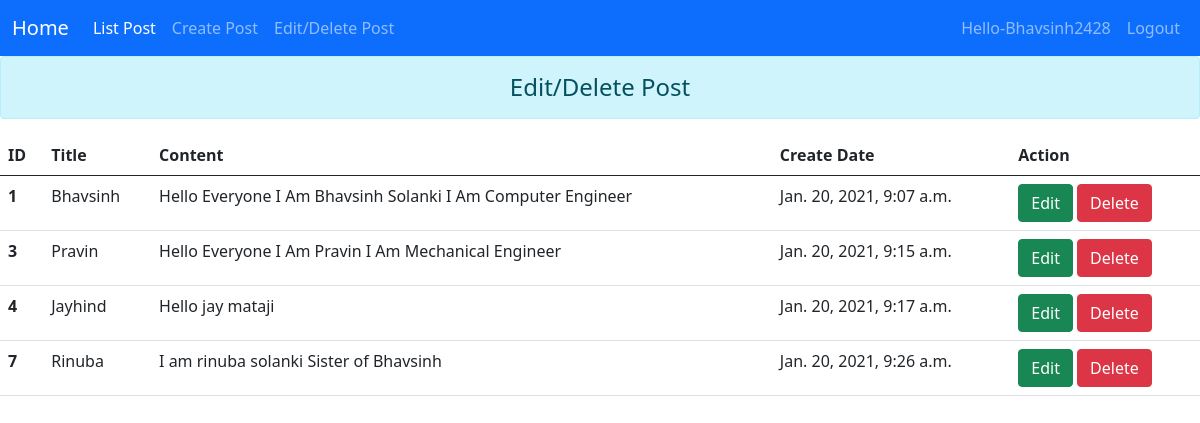
The app's page /list_post (signed in) with its own data.
### BlogApp/models.py (models this page shows, shortened)
class Post(models.Model):
    title = models.CharField(max_length=5000)
    content = models.TextField()
    created_on = models.DateTimeField(auto_now_add=True)
    likes = models.ManyToManyField(User, related_name='blogpost_like', blank=True)

### BlogApp/views.py (the view)
# urls.py: path('list_post',views.list_post,name="list_post"),
def list_post(request):
    posts = Post.objects.all()
    return render(request, 'addandshow.html', {'post': posts})

### BlogApp/templates/addandshow.html (shortened to what this page needs)
{% extends 'base.html' %}
{% block content %}
<div class="col-sm-12">
<h4 class="text-center alert alert-info">Edit/Delete Post</h4>
{% if post %}
<table class="table table-hover">
  <thead>
    <tr>
      <th scope="col">ID</th>
      <th scope="col">Title</th>
      <th scope="col">Content</th>
      <th scope="col">Create Date</th>
      <th scope="col">Action</th>
    </tr>
  </thead>
  <tbody>
  {% for p in post %}
    <tr>
      <th scope="row">{{p.id}}</th>
      <td>{{p.title}}</td>
      <td>{{p.content}}</td>
      <td>{{p.created_on}}</td>
      <td>
      <a href="{% url 'updatedata' p.id %}" class="btn btn-success">Edit</a>
      <form action="{% url 'deletedata' p.id %}" method="POST" class="d-inline">
      <input type="submit" class="btn btn-danger" value="Delete"></form>
    </tr>
    {% endfor %}
  </tbody>
</table>
{% else %}
<h4 class="text-center alert alert-info"> No Record Found</h4>
{% endif %}
</div>
{% endblock content %}

### BlogApp/templates/base.html (shortened to what this page needs)
<!doctype html>
<html lang="en">
  <head>
    <link href="https://cdn.jsdelivr.net/npm/bootstrap@5.0.0-beta1/dist/css/bootstrap.min.css" rel="stylesheet">
  </head>
  <body>
    <nav class="navbar navbar-expand-lg navbar-dark bg-primary justify-content-between">
  <div class="container-fluid">
    <a class="navbar-brand" href="/blog_post">Home</a>
    <div class="collapse navbar-collapse" id="navbarSupportedContent">
      <ul class="navbar-nav me-auto mb-2 mb-lg-0">
        <li class="nav-item">
          <a class="nav-link active" aria-current="page" href="/blog_post">List Post</a>
        </li>
        <li class="nav-item">
          <a class="nav-link" href="/addpost">Create Post</a>
        </li>
        <li class="nav-item">
          <a class="nav-link" href="/list_post">Edit/Delete Post</a>
        </li>
      </ul>
     {% if user.is_authenticated %}
        <ul class="navbar-nav mr-sm-2">
					<li class="nav-item"> <a class="nav-link">Hello-{{user.username}}</a></li>
					<li class="nav-item">
					    <a class="nav-link" href="/logout">Logout</a>
					</li>
          {% endif %}
    </div>
  </div>
</nav>
{% block content %}
{% endblock content %}
  </body>
</html>

### records on screen
Post: id "1", title "Bhavsinh", content "Hello Everyone I Am Bhavsinh Solanki I Am Computer Engineer", created_on "Jan. 20, 2021, 9:07 a.m."
Post: id "3", title "Pravin", content "Hello Everyone I Am Pravin I Am Mechanical Engineer", created_on "Jan. 20, 2021, 9:15 a.m."
Post: id "4", title "Jayhind", content "Hello jay mataji", created_on "Jan. 20, 2021, 9:17 a.m."
Post: id "7", title "Rinuba", content "I am rinuba solanki Sister of Bhavsinh", created_on "Jan. 20, 2021, 9:26 a.m."

### other values on screen
{{ user.username }} "Bhavsinh2428"
